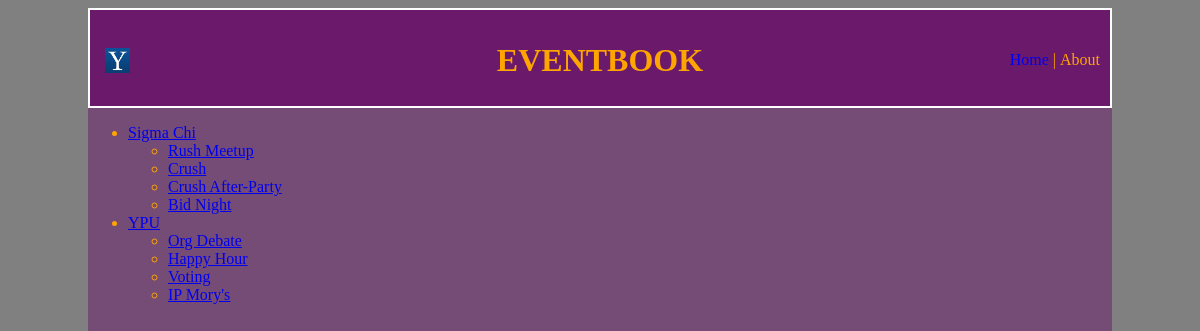
The page / on the database its author committed.
### events/models.py (models this page shows, shortened)
class Group(models.Model):
	name = models.CharField(max_length=75, unique=True)
	numMembers = models.IntegerField(default=0)
	private = models.BooleanField(default=False)

class Event(models.Model):
	group = models.ForeignKey(Group, null=True)
	title = models.CharField(max_length = 100, unique = True)
	location = models.CharField(max_length=50)
	time = models.DateTimeField(default=datetime.now())
	description =models.TextField(max_length=500)
	likes = models.IntegerField(default=0)

### events/views.py (the view)
# urls.py: url(r'^$', eviews.index, name="home"),
def index(request):
	events = Event.objects.all()
	groups = Group.objects.all()
	context = {'events':events, 'groups':groups}
	return render(request, 'events/index.html', context)

### events/templates/events/index.html
{% extends 'events/base.html' %}
{% block content %}
{% if groups %}
	<ul>
		{% for group in groups %}
			<li><a href="{% url 'events:groupdetail' group.id %}">{{ group.name }}</a></li>
			<ul>
				{% for event in group.event_set.all %}
					<li><a href="{% url 'events:eventdetail' event.id%}">{{event.title}}</a></li>
				{% endfor %}
			</ul>
		{% endfor %}
	</ul>
{% else %}
	<p>There are currently no registered groups.</p>
{% endif %}
{% endblock %}

### events/static/events/style.css (style rules this page uses)
body { background-color: grey; }

### rows shown on the page
Group: name "Sigma Chi"
Event: title "Rush Meetup"
Event: title "Crush"
Event: title "Crush After-Party"
Event: title "Bid Night"
Group: name "YPU"
Event: title "Org Debate"
Event: title "Happy Hour"
Event: title "Voting"
Event: title "IP Mory's"
